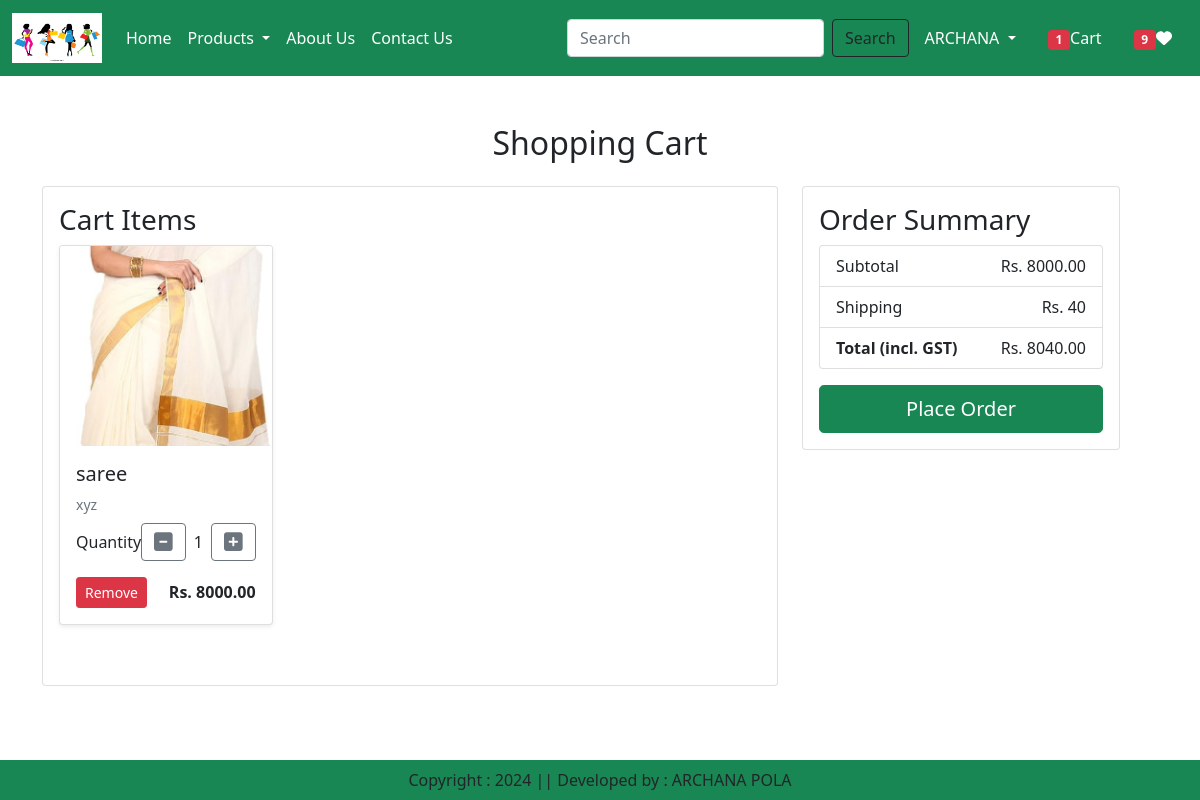
/cart/ (signed in), run on an earlier commit of the app's database.
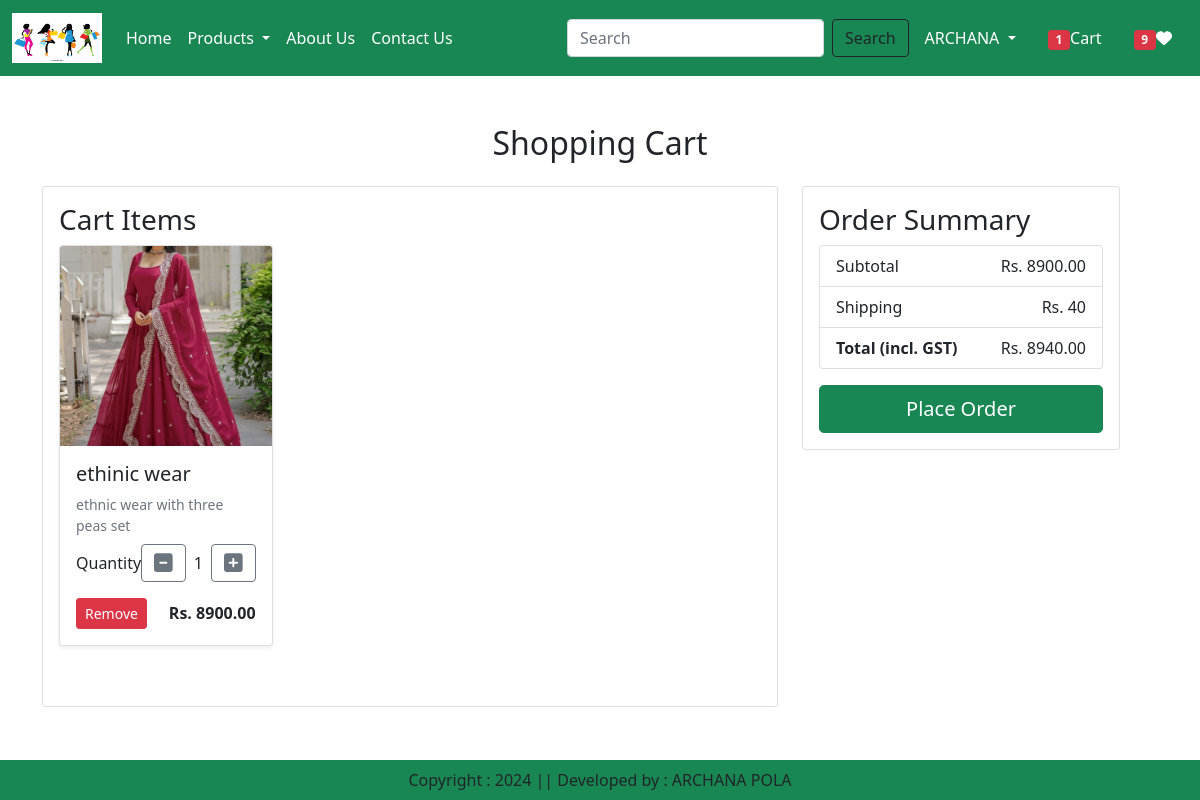
And on a later commit of the database.
### accounts/models.py (models this page shows, shortened)
class Cart(models.Model):
    user = models.ForeignKey(User, on_delete=models.CASCADE)
    product = models.ForeignKey(Product, on_delete=models.CASCADE)
    quantity = models.PositiveIntegerField(default=1)

class Product(models.Model):
    title = models.CharField(max_length=255)
    selling_price = models.DecimalField(max_digits=10, decimal_places=2)  # e.g., 2999.99
    discounted_price = models.DecimalField(max_digits=10, decimal_places=2, blank=True, null=True)
    description = models.TextField()
    material = models.CharField(max_length=100)
    category = models.CharField(choices=CATEGORY_CHOICES, max_length=20)
    stock = models.IntegerField(default=0)
    available = models.BooleanField(default=True)
    product_img = models.ImageField(upload_to='product')
    additional_info = models.TextField(blank=True, null=True)  # Can be used for sizing info, care instructions, etc.
    color = models.CharField(max_length=50, blank=True, null=True)  # Color options
    size = models.CharField(max_length=20, blank=True, null=True)  # e.g., S, M, L, XL, etc.

### accounts/views.py (the view)
# urls.py: path('cart/', views.show_cart, name='showcart'),
@login_required
def show_cart(request):
    user = request.user
    cart = Cart.objects.filter(user=user)
    amount = 0
    for p in cart:
        value = p.quantity*p.product.discounted_price
        amount  = value + amount
    totalamount = amount + 40
    totalitem = 0
    wishitem =0
    if request.user.is_authenticated:
        totalitem = len(Cart.objects.filter(user =request.user))
        wishitem = len(Wishlist.objects.filter(user = request.user))
    return render(request, 'app/addtocart.html', locals())

### accounts/templates/app/addtocart.html (shortened to what this page needs)
{% extends 'app/base.html' %}
{% load static %}
{% block main_content %}
<div class="container my-5">
    {% if cart %}
    <h2 class="text-center mb-4">Shopping Cart</h2>
    <div class="row">
        <div class="col-md-8">
            <div class="card">
                <div class="card-body">
                    <h3>Cart Items</h3>
                    {% for item in cart %}
                    <div class="row mb-4">
                        <div class="col-md-4">
                            <div class="card shadow-sm">
                                <img src="{{ item.product.product_img.url }}" class="card-img-top img-fluid" alt="{{ item.product.title }}" style="height: 200px; object-fit: cover;">
                                <div class="card-body">
                                    <h5 class="card-title">{{ item.product.title }}</h5>
                                    <p class="mb-2 text-muted small">{{item.product.description}}</p>
                                    <div class="d-flex align-items-center mb-3">
                                        <label for="quantity" class="mr-2">Quantity</label>
                                        <a class="minus-cart btn btn-outline-secondary" pid="{{item.product.id}}"><i class="fas fa-minus-square fa-lg"></i></a>
                                        <span id="quantity-{{item.product.id}}" class="mx-2">{{item.quantity}}</span>
                                        <a class="plus-cart btn btn-outline-secondary" pid="{{item.product.id}}"><i class="fas fa-plus-square fa-lg"></i></a>
                                    </div>
                                    <div class="d-flex justify-content-between align-items-center">
                                        <a href="#" class="remove-cart btn btn-sm btn-danger" pid="{{item.product.id}}">Remove</a>
                                        <p class="mb-0"><strong>Rs. {{ item.product.discounted_price }}</strong></p>
                                    </div>
                                </div>
                            </div>
                        </div>
                    </div>
                    {% endfor %}
                </div>
            </div>
        </div>
        <div class="col-md-4">
            <div class="card">
                <div class="card-body">
                    <h3>Order Summary</h3>
                    <ul class="list-group mb-3">
                        <li class="list-group-item d-flex justify-content-between align-items-center">Subtotal
                            <span id="amount">Rs. {{ amount }}</span>
                        </li>
                        <li class="list-group-item d-flex justify-content-between align-items-center">Shipping
                            <span>Rs. 40</span>
                        </li>
                        <li class="list-group-item d-flex justify-content-between align-items-center">
                            <strong>Total (incl. GST)</strong>
                            <span id="totalamount">Rs. {{ totalamount }}</span>
                        </li>
                    </ul>
                    <div class="d-grid">
                        <a href="{% url 'checkout' %}" class="btn btn-success btn-lg">Place Order</a>
                    </div>
                </div>
            </div>
        </div>
    </div>
    {% else %}
    <div class="alert alert-info text-center">
        <a>Your cart is empty, Continue shopping</a>.
    </div>
    {% endif %}
</div>
{% endblock main_content %}

What changed in the data, as far as the page shows it:
removed Cart: product.product_img (picture), product "saree", product.description "xyz", quantity "1", product.discounted_price "8000.00"
added Cart: product.product_img (picture), product "ethinic wear", product.description "ethnic wear with three peas set", quantity "1", product.discounted_price "8900.00"
Also different on the page:
{{ amount }}: "8000.00" → "8900.00"
{{ totalamount }}: "8040.00" → "8940.00"
